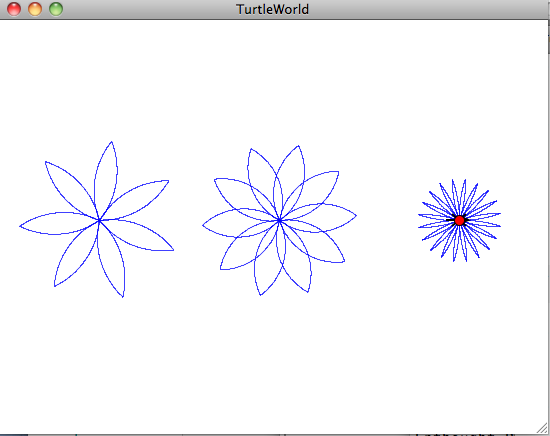

This chart was generated by the following Python code:
# Flower excercise (4.2) from Week 0

# Name: Elizabeth Tenorio

import math
from TurtleWorld import *
world = TurtleWorld()
bob = Turtle()

# This is where you put code to move bob

def polyline(turtle, length, angle, n):
    for i in range(n):
        fd(turtle, length)
        lt(turtle, angle)
#polyline(bob, 50, 20, 5)

def arc(turtle, radius, theta):
    circumference = 2 * 3.1416 * radius
    arc_length = radius * math.radians(theta)
    n = int(circumference / 3) + 1
    step_length = arc_length / n
    step_angle = float(theta) / n
    polyline(turtle, step_length, step_angle, n)

#arc(bob, 50, 100)


def petal(turtle, radius, angle):
    for i in range(2):
        arc(turtle, radius, angle)
        lt(turtle, 180 - angle)

#petal(bob, 100, 80)
def flower(turtle, p, radius, angle):
    for i in range(p):
        petal(turtle, radius, angle)
        lt(turtle, 360.0/p)

def position(turtle, length):
    pu(turtle)
    fd(turtle, length)
    pd(turtle)

position(bob, -100)
flower(bob, 7, 80.0, 60.0)

position(bob, 180)
flower(bob, 10, 60.0, 80.0)

position(bob, 180)
flower(bob, 20, 120.0, 20.0)


wait_for_user()
